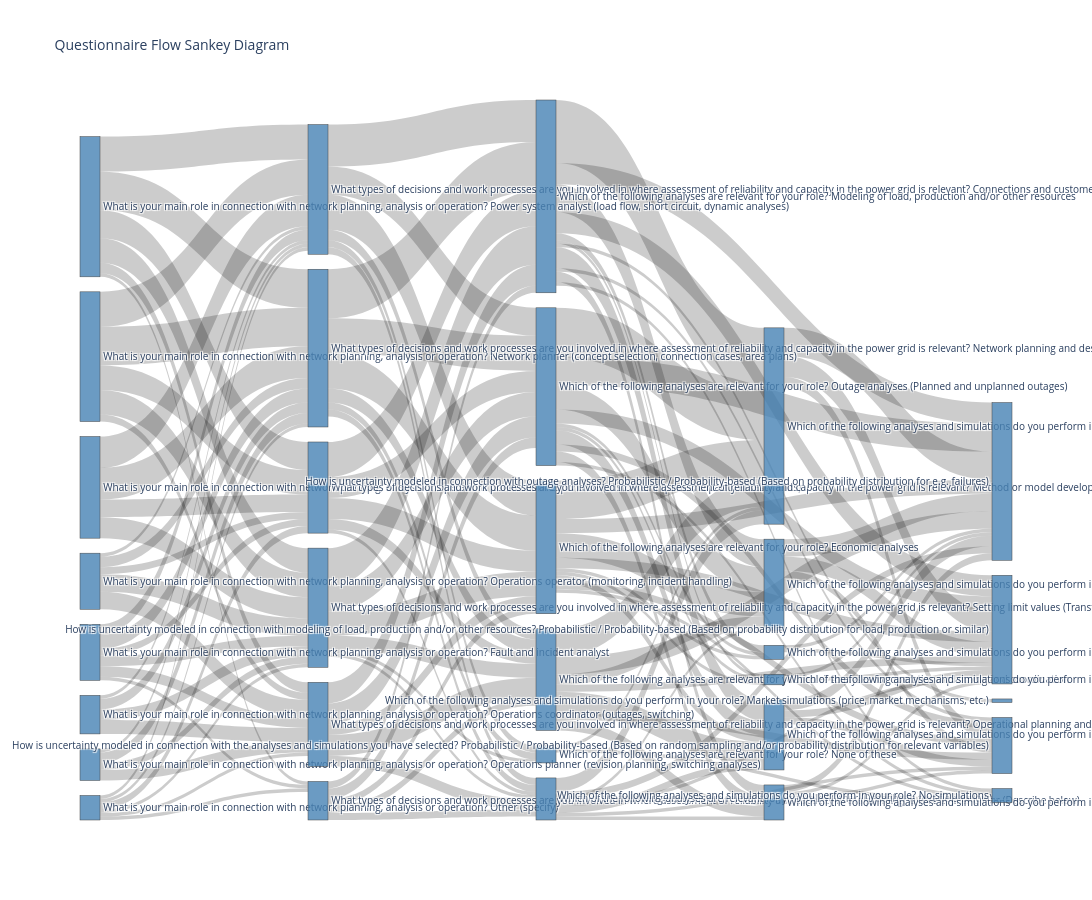

Notebook code cell kept with this figure:
### Markdown cell above
## Plot the Sankey Diagram

### Code cell
def plot_sankey(nodes, links, title="Questionnaire Flow Sankey Diagram"):
    fig = go.Figure(go.Sankey(
        node=dict(
            pad=15,
            thickness=20,
            label=nodes,
            color="rgba(70,130,180,0.8)"
        ),
        link=dict(
            source=links['source'],
            target=links['target'],
            value=links['value']
        )
    ))
    fig.update_layout(title_text=title, font_size=10, height=900, width=1600)
    fig.show()

plot_sankey(nodes, links)

### Figure 1 — Plotly figure (JSON) as saved in the notebook; plotly's stock layout.template omitted (floating-point values rounded to 4 significant figures; data arrays with more than 128 entries replaced by an {"elided": "..."} marker saying what was removed)
{"data": [{"link": {"source": {"elided": "135 int values"}, "target": {"elided": "135 int values"}, "value": {"elided": "135 int values"}}, "node": {"color": "rgba(70,130,180,0.8)", "label": ["What is your main role in connection with network planning, analysis or operation? Power system analyst (load flow, short circuit, dynamic analyses)", "What is your main role in connection with network planning, analysis or operation? Network planner (concept selection, connection cases, area plans)", "What is your main role in connection with network planning, analysis or operation? Connection responsible (customer inquiries, capacity assessments)", "What is your main role in connection with network planning, analysis or operation? Operations planner (revision planning, switching analyses)", "What is your main role in connection with network planning, analysis or operation? Operations coordinator (outages, switching)", "What is your main role in connection with network planning, analysis or operation? Operations operator (monitoring, incident handling)", "What is your main role in connection with network planning, analysis or operation? Fault and incident analyst", "What is your main role in connection with network planning, analysis or operation? Other (specify)", "What types of decisions and work processes are you involved in where assessment of reliability and capacity in the power grid is relevant? Connections and customer inquiries (Processes starting with a customer wanting to connect to the grid, change power consumption, etc.)", "What types of decisions and work processes are you involved in where assessment of reliability and capacity in the power grid is relevant? Operational planning and/or changes to the switching configuration to handle planned or unplanned events", "What types of decisions and work processes are you involved in where assessment of reliability and capacity in the power grid is relevant? Network planning and design (Concept studies, construction of new grid and reinforcement and/or reinvestment in existing grid)", "What types of decisions and work processes are you involved in where assessment of reliability and capacity in the power grid is relevant? Setting limit values (Transfer limits, component limits, reliability indicators, and similar)", "What types of decisions and work processes are you involved in where assessment of reliability and capacity in the power grid is relevant? Method or model development", "What types of decisions and work processes are you involved in where assessment of reliability and capacity in the power grid is relevant? Other (Describe below)", "What types of decisions and work processes are you involved in where assessment of reliability and capacity in the power grid is relevant? None of these", "Which of the following analyses are relevant for your role? Outage analyses (Planned and unplanned outages)", "Which of the following analyses are relevant for your role? Analyses for operational planning and coordination", "Which of the following analyses are relevant for your role? Modeling of load, production and/or other resources", "Which of the following analyses are relevant for your role? Economic analyses", "Which of the following analyses are relevant for your role? Other (Describe in text field below)", "Which of the following analyses are relevant for your role? None of these", "Which of the following analyses and simulations do you perform in your role? Load flow analyses", "Which of the following analyses and simulations do you perform in your role? State analyses (State enumeration, outage simulation, etc.)", "Which of the following analyses and simulations do you perform in your role? Stochastic simulations (Monte Carlo or other similar simulations based on random sampling and/or probability)", "Which of the following analyses and simulations do you perform in your role? Weather simulation (simulations with variables for weather impact)", "Which of the following analyses and simulations do you perform in your role? Market simulations (price, market mechanisms, etc.)", "Which of the following analyses and simulations do you perform in your role? Time series simulations (Historical trends, forecasts, etc.)", "Which of the following analyses and simulations do you perform in your role? Other simulations (Describe below)", "Which of the following analyses and simulations do you perform in your role? No simulations", "How is uncertainty modeled in connection with outage analyses? Probabilistic / Probability-based (Based on probability distribution for e.g. failures)", "How is uncertainty modeled in connection with modeling of load, production and/or other resources? Probabilistic / Probability-based (Based on probability distribution for load, production or similar)", "How is uncertainty modeled in connection with the analyses and simulations you have selected? Probabilistic / Probability-based (Based on random sampling and/or probability distribution for relevant variables)"], "pad": 15, "thickness": 20}, "type": "sankey"}], "layout": {"font": {"size": 10}, "height": 900, "title": {"text": "Questionnaire Flow Sankey Diagram"}, "width": 1600}}
